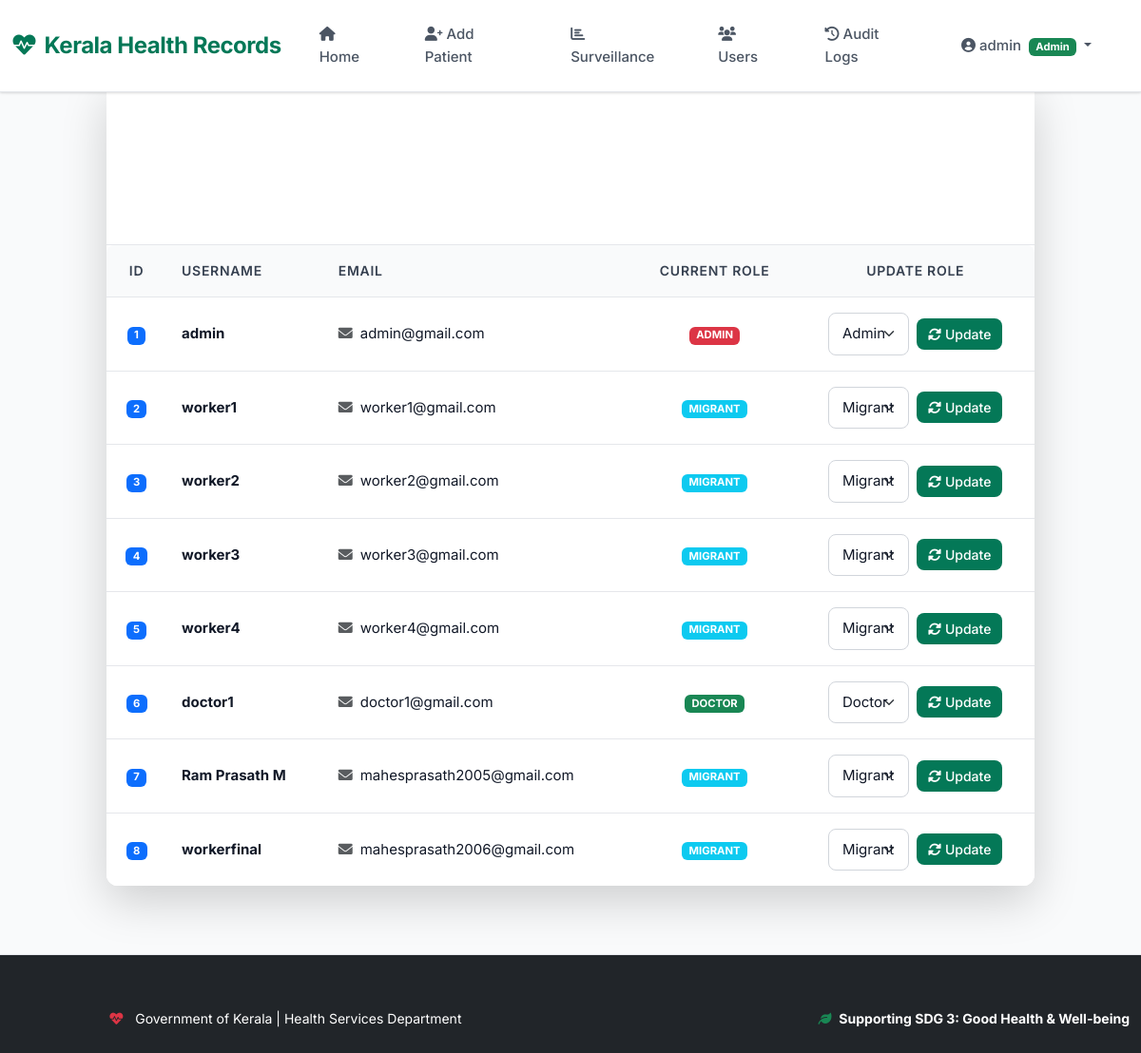
Screenshot of /users (signed in) with the database file from the repository.
### app.py (models this page shows)
class User(UserMixin, db.Model):
    id = db.Column(db.Integer, primary_key=True)
    username = db.Column(db.String(20), unique=True, nullable=False)
    email = db.Column(db.String(120), unique=True, nullable=False)
    password = db.Column(db.String(60), nullable=False)
    role = db.Column(db.String(20), nullable=False)  # 'admin', 'doctor', 'migrant'

### app.py (the view)
@app.route('/users')
@login_required
def users():
    if current_user.role != 'admin': return redirect(url_for('home'))
    users = User.query.all()
    return render_template('users.html', users=users)

### app.py (called while the page is built)
@login_manager.user_loader
def load_user(user_id):
    return User.query.get(int(user_id))

### templates/users.html (shortened to what this page needs)
{% extends "base.html" %}
{% block content %}
<div class="row justify-content-center mt-3">
    <div class="col-lg-10">
        <div class="card shadow-lg border-0">
            <div class="card-header text-center py-4">
                <i class="fas fa-users-cog fa-2x text-white mb-2"></i>
                <h1 class="text-white mb-0">User Management</h1>
                <p class="text-white-50 mb-0">Manage system users and roles</p>
            </div>
            <div class="card-body p-0">
                <div class="table-responsive">
                    <table class="table table-hover mb-0">
                        <thead>
                            <tr>
                                <th class="text-center">ID</th>
                                <th>Username</th>
                                <th>Email</th>
                                <th class="text-center">Current Role</th>
                                <th class="text-center">Update Role</th>
                            </tr>
                        </thead>
                        <tbody>
                            {% for user in users %}
                            <tr>
                                <td class="text-center">
                                    <span class="badge bg-primary">{{ user.id }}</span>
                                </td>
                                <td><strong>{{ user.username }}</strong></td>
                                <td><i class="fas fa-envelope me-2 text-muted"></i>{{ user.email }}</td>
                                <td class="text-center">
                                    <span class="badge bg-{{ 'danger' if user.role == 'admin' else 'success' if user.role == 'doctor' else 'info' }}">
                                        {{ user.role|upper }}
                                    </span>
                                </td>
                                <td>
                                    <form action="{{ url_for('change_role', user_id=user.id) }}" method="POST" class="d-flex justify-content-center align-items-center gap-2">
                                        <select name="role" class="form-select form-select-sm" style="width: auto;">
                                            <option value="admin" {% if user.role == 'admin' %}selected{% endif %}>Admin</option>
                                            <option value="doctor" {% if user.role == 'doctor' %}selected{% endif %}>Doctor</option>
                                            <option value="migrant" {% if user.role == 'migrant' %}selected{% endif %}>Migrant</option>
                                        </select>
                                        <button type="submit" class="btn btn-sm btn-primary">
                                            <i class="fas fa-sync-alt me-1"></i>Update
                                        </button>
                                    </form>
                                </td>
                            </tr>
                            {% endfor %}
                        </tbody>
                    </table>
                </div>
            </div>
        </div>
    </div>
</div>
{% endblock %}

### templates/base.html (shortened to what this page needs)
<!doctype html>
<html lang="en">
<head>
    <link href="https://cdn.jsdelivr.net/npm/bootstrap@5.3.0/dist/css/bootstrap.min.css" rel="stylesheet">
    <link href="https://cdnjs.cloudflare.com/ajax/libs/font-awesome/6.0.0/css/all.min.css" rel="stylesheet">
    <link href="{{ url_for('static', filename='css/style.css') }}" rel="stylesheet">
</head>
<body>
    <div class="sdg-badge">
    </div>
    <nav class="navbar navbar-expand-lg navbar-dark fixed-top">
        <div class="container-fluid">
            <a class="navbar-brand" href="{{ url_for('home') }}">
                <i class="fas fa-heartbeat me-2"></i>Kerala Health Records
            </a>
            <div class="collapse navbar-collapse" id="navbarNav">
                <ul class="navbar-nav me-auto">
                    <li class="nav-item">
                        <a class="nav-link" href="{{ url_for('home') }}"><i class="fas fa-home me-1"></i>Home</a>
                    </li>
                    {% if current_user.is_authenticated and current_user.role in ['admin', 'doctor'] %}
                    <li class="nav-item">
                        <a class="nav-link" href="{{ url_for('add_patient') }}"><i class="fas fa-user-plus me-1"></i>Add Patient</a>
                    </li>
                    {% endif %}
                    {% if current_user.is_authenticated and current_user.role == 'admin' %}
                    <li class="nav-item">
                        <a class="nav-link" href="{{ url_for('surveillance') }}"><i class="fas fa-chart-bar me-1"></i>Surveillance</a>
                    </li>
                    <li class="nav-item">
                        <a class="nav-link" href="{{ url_for('users') }}"><i class="fas fa-users me-1"></i>Users</a>
                    </li>
                    <li class="nav-item">
                        <a class="nav-link" href="{{ url_for('audit_logs') }}"><i class="fas fa-history me-1"></i>Audit Logs</a>
                    </li>
                    {% endif %}
                </ul>
                {% if current_user.is_authenticated %}
                <ul class="navbar-nav">
                    <li class="nav-item dropdown me-3">
                        <a class="nav-link dropdown-toggle" href="#" role="button" data-bs-toggle="dropdown">
                            <i class="fas fa-user-circle me-1"></i>{{ current_user.username }}
                            <span class="badge bg-{{ 'success' if current_user.role == 'admin' else 'primary' if current_user.role == 'doctor' else 'warning' }} ms-1">{{ current_user.role.title() }}</span>
                        </a>
                    </li>
                </ul>
                {% endif %}
            </div>
        </div>
    </nav>
    <div class="container mt-5 pt-4">
        {% block content %}{% endblock %}
    </div>
    <footer class="mt-5 py-4 bg-dark text-white">
        <div class="container">
            <div class="row">
                <div class="col-md-6">
                    <p class="mb-0"><i class="fas fa-heartbeat me-2 text-danger"></i>
                        Government of Kerala | Health Services Department
                    </p>
                </div>
                <div class="col-md-6 text-md-end">
                    <p class="mb-0">
                        <i class="fas fa-leaf me-1 text-success"></i>
                        <strong>Supporting SDG 3: Good Health & Well-being</strong>
                    </p>
                </div>
            </div>
        </div>
    </footer>
</body>
</html>

### static/css/style.css (style rules this page uses)
:root { --primary: #047857; --primary-dark: #065f46; --primary-light: #10b981; --accent: #f59e0b; --gray-50: #f9fafb; --gray-100: #f3f4f6; --gray-200: #e5e7eb; --gray-300: #d1d5db; --gray-600: #4b5563; --gray-700: #374151; --gray-900: #111827; --white: #ffffff; --success: #10b981; --danger: #ef4444; --warning: #f59e0b; --info: #3b82f6; }
* { margin: 0; padding: 0; box-sizing: border-box; }
body { font-family: 'Inter', -apple-system, BlinkMacSystemFont, sans-serif; background-color: var(--gray-50); color: var(--gray-900); line-height: 1.6; min-height: 100vh; }
.navbar { background: var(--white) !important; box-shadow: 0 1px 3px 0 rgba(0, 0, 0, 0.1), 0 1px 2px 0 rgba(0, 0, 0, 0.06) !important; padding: 1rem 0; border-bottom: 1px solid var(--gray-200); }
.navbar-brand { font-weight: 700; font-size: 1.5rem; color: var(--primary) !important; letter-spacing: -0.02em; }
.nav-link { color: var(--gray-600) !important; font-weight: 500; font-size: 0.9375rem; margin: 0 0.5rem; padding: 0.5rem 1rem !important; border-radius: 6px; transition: all 0.2s ease; }
.container { max-width: 1280px; margin-top: 2rem; }
.card { border: 1px solid var(--gray-200); border-radius: 12px; box-shadow: 0 1px 3px 0 rgba(0, 0, 0, 0.1), 0 1px 2px 0 rgba(0, 0, 0, 0.06); overflow: hidden; transition: box-shadow 0.2s ease; background: var(--white); margin-bottom: 1.5rem; }
.card-header { background: var(--white); color: var(--gray-900); font-weight: 600; font-size: 1.125rem; border-bottom: 1px solid var(--gray-200); padding: 1.25rem 1.5rem; }
.card-body { padding: 1.5rem; }
.form-control, .form-select { border: 1px solid var(--gray-300); border-radius: 8px; padding: 0.625rem 0.875rem; font-size: 0.9375rem; transition: all 0.2s ease; background-color: var(--white); color: var(--gray-900); }
.btn { border-radius: 8px; padding: 0.625rem 1.25rem; font-weight: 500; font-size: 0.9375rem; transition: all 0.2s ease; border: none; cursor: pointer; }
.btn-primary { background-color: var(--primary); color: var(--white); }
.btn-sm { padding: 0.375rem 0.75rem; font-size: 0.875rem; min-width: 36px; }
.table-responsive { border-radius: 8px; overflow-x: auto; }
.table { background: var(--white); margin-bottom: 0; white-space: nowrap; }
.table td form { display: inline-block; margin: 0; }
.table thead th { background-color: var(--gray-50); color: var(--gray-700); font-weight: 600; font-size: 0.875rem; border-bottom: 1px solid var(--gray-200); padding: 1rem; text-transform: uppercase; letter-spacing: 0.05em; }
.table tbody td { padding: 1rem; color: var(--gray-900); font-size: 0.9375rem; border-bottom: 1px solid var(--gray-200); vertical-align: middle; }
.table tbody tr { transition: background-color 0.15s ease; }
.table tbody tr:last-child td { border-bottom: none; }
footer { background-color: var(--white); color: var(--gray-600); text-align: center; padding: 2rem 0; margin-top: 4rem; border-top: 1px solid var(--gray-200); font-size: 0.875rem; }
.me-2 { margin-right: 0.5rem; }
.p-0 { padding: 0; }
.fas { display: inline-block; }
.sdg-badge { position: fixed; top: 20px; right: 20px; background-color: var(--primary); color: var(--white); padding: 0.5rem 1rem; border-radius: 20px; font-weight: 600; font-size: 0.875rem; box-shadow: 0 4px 6px -1px rgba(0, 0, 0, 0.1), 0 2px 4px -1px rgba(0, 0, 0, 0.06); z-index: 1000; }
* { -webkit-font-smoothing: antialiased; -moz-osx-font-smoothing: grayscale; }

### rows the page displays
User: username "admin", role "Admin", id "1", email "admin@gmail.com", role "ADMIN"
User: id "2", username "worker1", email "worker1@gmail.com", role "MIGRANT", role "Migrant"
User: id "3", username "worker2", email "worker2@gmail.com", role "MIGRANT", role "Migrant"
User: id "4", username "worker3", email "worker3@gmail.com", role "MIGRANT", role "Migrant"
User: id "5", username "worker4", email "worker4@gmail.com", role "MIGRANT", role "Migrant"
User: id "6", username "doctor1", email "doctor1@gmail.com", role "DOCTOR", role "Doctor"
User: id "7", username "Ram Prasath M", email "mahesprasath2005@gmail.com", role "MIGRANT", role "Migrant"
User: id "8", username "workerfinal", email "mahesprasath2006@gmail.com", role "MIGRANT", role "Migrant"
